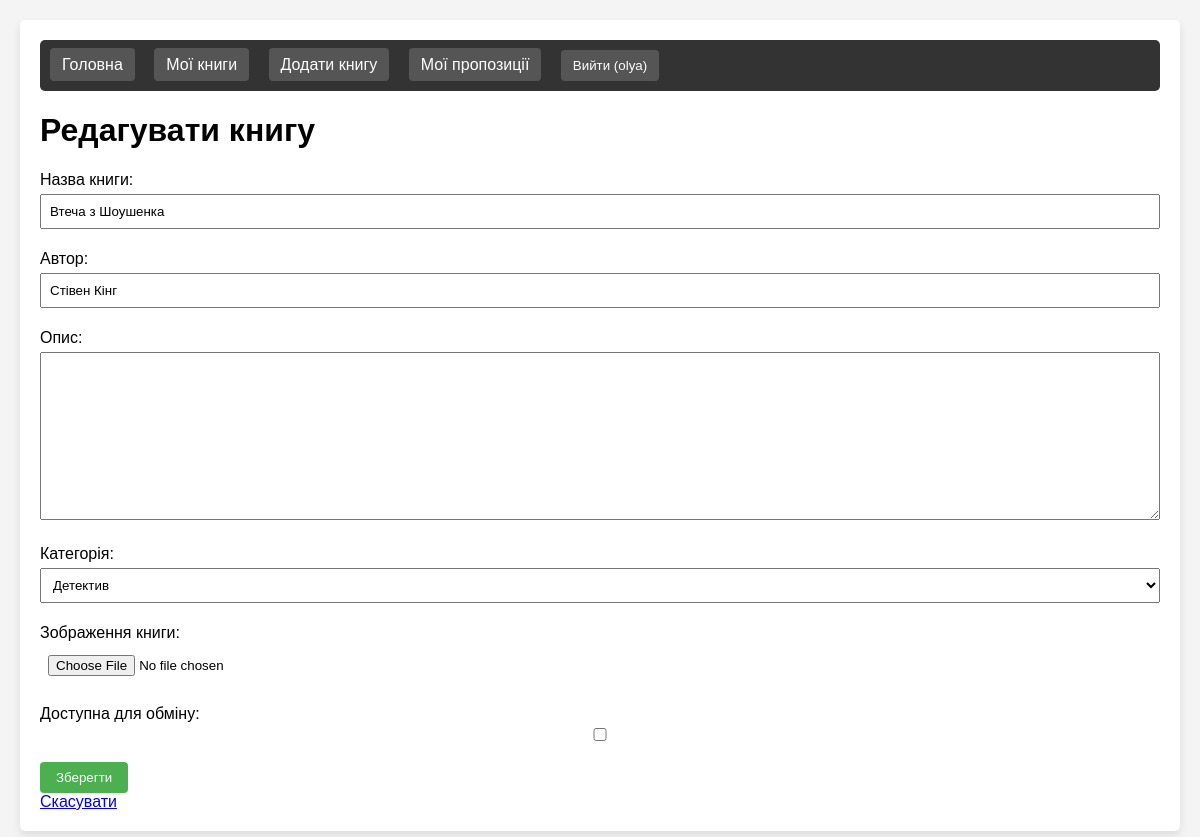
Screenshot of /books/1/edit/ (signed in) with the database file from the repository.
### user/models.py (models this page shows, shortened)
class Book(models.Model):
    title = models.CharField(max_length=200)
    author = models.CharField(max_length=100)
    description = models.TextField(blank=True, null=True)
    owner = models.ForeignKey(User, on_delete=models.CASCADE, related_name='books')
    category = models.ForeignKey(Category, on_delete=models.SET_NULL, null=True, related_name='books')
    image = models.ImageField(upload_to='book_images/', blank=True, null=True)
    available = models.BooleanField(default=True)
    created_at = models.DateTimeField(auto_now_add=True)
    updated_at = models.DateTimeField(auto_now=True)

### user/views.py (the view)
# urls.py: path('books/<int:book_id>/edit/', views.edit_book, name='edit_book'),
@login_required
def edit_book(request, book_id):
    book = get_object_or_404(Book, id=book_id, owner=request.user)
    if request.method == 'POST':
        form = BookForm(request.POST, request.FILES, instance=book)
        if form.is_valid():
            form.save()
            messages.success(request, 'Книгу оновлено успішно!')
            return redirect('my_books')
    else:
        form = BookForm(instance=book)
    return render(request, 'book_form.html', {'form': form, 'action': 'Редагувати'})

### user/forms.py
class BookForm(forms.ModelForm):
    class Meta:
        model = Book
        fields = ['title', 'author', 'description', 'category', 'image', 'available']
        labels = {
            'title': 'Назва книги',
            'author': 'Автор',
            'description': 'Опис',
            'category': 'Категорія',
            'image': 'Зображення книги',
            'available': 'Доступна для обміну',
        }

### user/models.py (called while the page is built)
    def __str__(self):
        return self.name

### user/templates/book_form.html (shortened to what this page needs)
{% extends 'base.html' %}
{% block content %}
    <h1>{{ action }} книгу</h1>
    <form method="post" enctype="multipart/form-data">
        {{ form.as_p }}
        <button type="submit">Зберегти</button>
    </form>
    <a href="{% url 'my_books' %}">Скасувати</a>
{% endblock %}

### user/templates/base.html (shortened to what this page needs)
<!DOCTYPE html>
<html>
<head>
</head>
<body>
    <div class="container">
        <div class="navbar">
            <a href="{% url 'book_list' %}">Головна</a>
            {% if user.is_authenticated %}
                <a href="{% url 'my_books' %}">Мої книги</a>
                <a href="{% url 'add_book' %}">Додати книгу</a>
                <a href="{% url 'my_offers' %}">Мої пропозиції</a>
                <form action="{% url 'logout' %}" method="post" style="display:inline;">
                    <button type="submit" class="button">Вийти ({{ user.username }})</button>
                </form>
            {% else %}
                <a href="{% url 'login' %}">Увійти</a>
                <a href="{% url 'register' %}">Зареєструватися</a>
            {% endif %}
        </div>
        <div class="content">
            {% block content %}{% endblock %}
        </div>
    </div>
</body>
</html>

### user/templates/base.html (style rules this page uses)
body { font-family: Arial, sans-serif; margin: 0; padding: 20px; background-color: #f4f4f4; }
.container { max-width: 1200px; margin: 0 auto; background-color: #fff; padding: 20px; border-radius: 5px; box-shadow: 0 4px 8px rgba(0, 0, 0, 0.1); }
.navbar { background-color: #333; color: white; padding: 10px; margin-bottom: 20px; border-radius: 5px; }
.navbar a, .navbar form button { margin-right: 15px; color: white; text-decoration: none; padding: 8px 12px; background-color: #555; border: none; border-radius: 4px; cursor: pointer; }
.navbar form { display: inline; }
input, textarea, select { width: 100%; padding: 8px; margin: 5px 0; box-sizing: border-box; }
button, .button { padding: 8px 16px; background-color: #4CAF50; color: white; border: none; border-radius: 4px; cursor: pointer; }

### rows the page displays
Book: title "Втеча з Шоушенка", author "Стівен Кінг", category "Детектив"

### other values shown
{{ user.username }} "olya"
{{ action }} "Редагувати"
